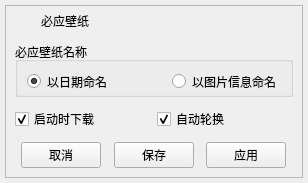
<?xml version="1.0" encoding="UTF-8"?>
<ui version="4.0">
 <class>BingSetting</class>
 <widget class="QWidget" name="BingSetting">
  <property name="geometry">
   <rect>
    <x>0</x>
    <y>0</y>
    <width>308</width>
    <height>183</height>
   </rect>
  </property>
  <property name="windowTitle">
   <string>必应壁纸设置</string>
  </property>
  <layout class="QVBoxLayout" name="verticalLayout_2">
   <property name="spacing">
    <number>6</number>
   </property>
   <property name="leftMargin">
    <number>5</number>
   </property>
   <property name="topMargin">
    <number>5</number>
   </property>
   <property name="rightMargin">
    <number>5</number>
   </property>
   <property name="bottomMargin">
    <number>5</number>
   </property>
   <item>
    <widget class="QFrame" name="frame">
     <property name="frameShape">
      <enum>QFrame::StyledPanel</enum>
     </property>
     <property name="frameShadow">
      <enum>QFrame::Raised</enum>
     </property>
     <layout class="QVBoxLayout" name="verticalLayout">
      <property name="leftMargin">
       <number>9</number>
      </property>
      <property name="topMargin">
       <number>5</number>
      </property>
      <item>
       <layout class="QHBoxLayout" name="horizontalLayout_3">
        <item>
         <widget class="QLabel" name="label">
          <property name="minimumSize">
           <size>
            <width>20</width>
            <height>20</height>
           </size>
          </property>
          <property name="maximumSize">
           <size>
            <width>20</width>
            <height>20</height>
           </size>
          </property>
          <property name="styleSheet">
           <string notr="true">QLabel{
border-image: url(:/icons/ya.ico);
}</string>
          </property>
          <property name="text">
           <string/>
          </property>
         </widget>
        </item>
        <item>
         <widget class="QLabel" name="label_2">
          <property name="text">
           <string>必应壁纸</string>
          </property>
         </widget>
        </item>
        <item>
         <spacer name="horizontalSpacer">
          <property name="orientation">
           <enum>Qt::Horizontal</enum>
          </property>
          <property name="sizeHint" stdset="0">
           <size>
            <width>40</width>
            <height>20</height>
           </size>
          </property>
         </spacer>
        </item>
       </layout>
      </item>
      <item>
       <spacer name="verticalSpacer_3">
        <property name="orientation">
         <enum>Qt::Vertical</enum>
        </property>
        <property name="sizeHint" stdset="0">
         <size>
          <width>20</width>
          <height>40</height>
         </size>
        </property>
       </spacer>
      </item>
      <item>
       <widget class="QGroupBox" name="groupBox">
        <property name="minimumSize">
         <size>
          <width>0</width>
          <height>55</height>
         </size>
        </property>
        <property name="title">
         <string>必应壁纸名称</string>
        </property>
        <layout class="QHBoxLayout" name="horizontalLayout">
         <property name="topMargin">
          <number>12</number>
         </property>
         <property name="bottomMargin">
          <number>5</number>
         </property>
         <item>
          <widget class="QRadioButton" name="radioButton">
           <property name="sizePolicy">
            <sizepolicy hsizetype="Minimum" vsizetype="Maximum">
             <horstretch>0</horstretch>
             <verstretch>0</verstretch>
            </sizepolicy>
           </property>
           <property name="toolTip">
            <string>例如：2021-04-12必应壁纸.jpg</string>
           </property>
           <property name="text">
            <string>以日期命名</string>
           </property>
           <property name="checked">
            <bool>true</bool>
           </property>
          </widget>
         </item>
         <item>
          <widget class="QRadioButton" name="radioButton_2">
           <property name="sizePolicy">
            <sizepolicy hsizetype="Maximum" vsizetype="Fixed">
             <horstretch>0</horstretch>
             <verstretch>0</verstretch>
            </sizepolicy>
           </property>
           <property name="toolTip">
            <string>例如：约克郡谷地国家公园里的山丘，英格兰.jpg</string>
           </property>
           <property name="text">
            <string>以图片信息命名</string>
           </property>
          </widget>
         </item>
        </layout>
       </widget>
      </item>
      <item>
       <spacer name="verticalSpacer_2">
        <property name="orientation">
         <enum>Qt::Vertical</enum>
        </property>
        <property name="sizeHint" stdset="0">
         <size>
          <width>20</width>
          <height>40</height>
         </size>
        </property>
       </spacer>
      </item>
      <item>
       <layout class="QHBoxLayout" name="horizontalLayout_5">
        <item>
         <widget class="QCheckBox" name="checkBox">
          <property name="toolTip">
           <string>软件启动时自动下载保存当天壁纸</string>
          </property>
          <property name="text">
           <string>启动时下载</string>
          </property>
          <property name="checked">
           <bool>true</bool>
          </property>
         </widget>
        </item>
        <item>
         <widget class="QCheckBox" name="checkBox_2">
          <property name="toolTip">
           <string>按照设置的时间间隔轮换最近八天的必应壁纸</string>
          </property>
          <property name="text">
           <string>自动轮换</string>
          </property>
          <property name="checked">
           <bool>true</bool>
          </property>
         </widget>
        </item>
       </layout>
      </item>
      <item>
       <spacer name="verticalSpacer">
        <property name="orientation">
         <enum>Qt::Vertical</enum>
        </property>
        <property name="sizeHint" stdset="0">
         <size>
          <width>20</width>
          <height>40</height>
         </size>
        </property>
       </spacer>
      </item>
      <item>
       <layout class="QHBoxLayout" name="horizontalLayout_2">
        <item>
         <spacer name="horizontalSpacer_2">
          <property name="orientation">
           <enum>Qt::Horizontal</enum>
          </property>
          <property name="sizeHint" stdset="0">
           <size>
            <width>40</width>
            <height>20</height>
           </size>
          </property>
         </spacer>
        </item>
        <item>
         <widget class="QPushButton" name="pushButton">
          <property name="text">
           <string>取消</string>
          </property>
         </widget>
        </item>
        <item>
         <spacer name="horizontalSpacer_5">
          <property name="orientation">
           <enum>Qt::Horizontal</enum>
          </property>
          <property name="sizeHint" stdset="0">
           <size>
            <width>40</width>
            <height>20</height>
           </size>
          </property>
         </spacer>
        </item>
        <item>
         <widget class="QPushButton" name="pushButton_2">
          <property name="toolTip">
           <string>*保存</string>
          </property>
          <property name="text">
           <string>保存</string>
          </property>
         </widget>
        </item>
        <item>
         <spacer name="horizontalSpacer_3">
          <property name="orientation">
           <enum>Qt::Horizontal</enum>
          </property>
          <property name="sizeHint" stdset="0">
           <size>
            <width>40</width>
            <height>20</height>
           </size>
          </property>
         </spacer>
        </item>
        <item>
         <widget class="QPushButton" name="pushButton_3">
          <property name="toolTip">
           <string>应用但不保存</string>
          </property>
          <property name="text">
           <string>应用</string>
          </property>
         </widget>
        </item>
        <item>
         <spacer name="horizontalSpacer_4">
          <property name="orientation">
           <enum>Qt::Horizontal</enum>
          </property>
          <property name="sizeHint" stdset="0">
           <size>
            <width>40</width>
            <height>20</height>
           </size>
          </property>
         </spacer>
        </item>
       </layout>
      </item>
     </layout>
    </widget>
   </item>
  </layout>
 </widget>
 <resources/>
 <connections>
  <connection>
   <sender>pushButton</sender>
   <signal>clicked()</signal>
   <receiver>BingSetting</receiver>
   <slot>close()</slot>
   <hints>
    <hint type="sourcelabel">
     <x>51</x>
     <y>150</y>
    </hint>
    <hint type="destinationlabel">
     <x>308</x>
     <y>-22</y>
    </hint>
   </hints>
  </connection>
 </connections>
</ui>
